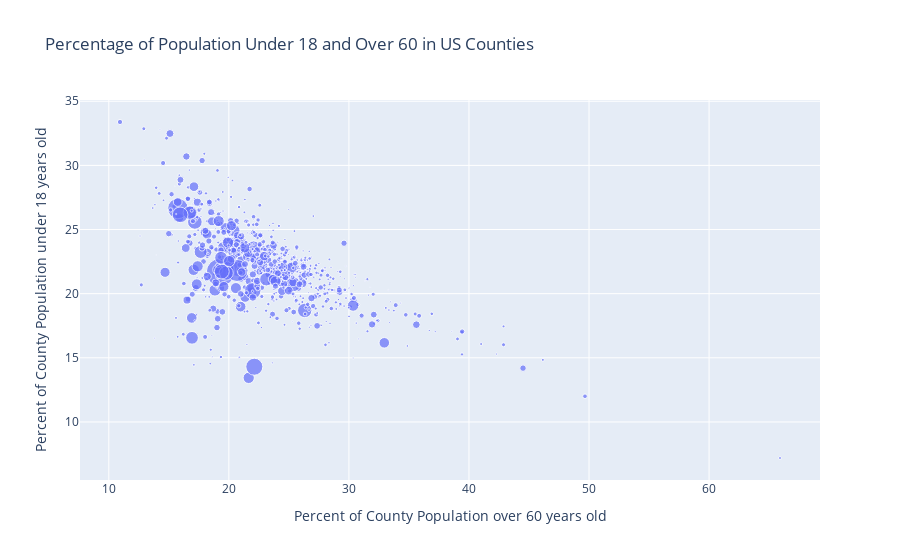

Source (notebook cell):
### Code cell
# make a graph to show percent of largest 18 under population 
bubble_u18_o60 = px.scatter(df_county_health,
                            x = "percent_over60",
                            y = "percent_under18",
                            size = "hospital_bed_count",
                            hover_data = ['Geographic Area N',"Total"],
                            title = "Percentage of Population Under 18 and Over 60 in US Counties",
                            labels = {"Geographic Area N": "County, State Name",
                                      "Total": "Total Population",
                                      "percent_over60": "Percent of County Population over 60 years old",
                                      "percent_under18": "Percent of County Population under 18 years old"})

bubble_u18_o60

### Figure 1 — Plotly figure (JSON) as saved in the notebook; plotly's stock layout.template omitted (floating-point values rounded to 4 significant figures; data arrays with more than 128 entries replaced by an {"elided": "..."} marker saying what was removed)
{"data": [{"customdata": {"elided": "817x2 mixed values"}, "hovertemplate": "Percent of County Population over 60 years old=%{x}<br>Percent of County Population under 18 years old=%{y}<br>hospital_bed_count=%{marker.size}<br>County, State Name=%{customdata[0]}<br>Total Population=%{customdata[1]}<extra></extra>", "legendgroup": "", "marker": {"color": "#636efa", "size": {"elided": "817 int values"}, "sizemode": "area", "sizeref": 75.93, "symbol": "circle"}, "mode": "markers", "name": "", "showlegend": false, "type": "scatter", "x": {"elided": "817 float values"}, "xaxis": "x", "y": {"elided": "817 float values"}, "yaxis": "y"}], "layout": {"autosize": true, "legend": {"itemsizing": "constant", "tracegroupgap": 0}, "title": {"text": "Percentage of Population Under 18 and Over 60 in US Counties"}, "xaxis": {"anchor": "y", "autorange": true, "domain": [0, 1], "range": [7.521, 69.32], "title": {"text": "Percent of County Population over 60 years old"}, "type": "linear"}, "yaxis": {"anchor": "x", "autorange": true, "domain": [0, 1], "range": [5.366, 35.21], "title": {"text": "Percent of County Population under 18 years old"}, "type": "linear"}}}
